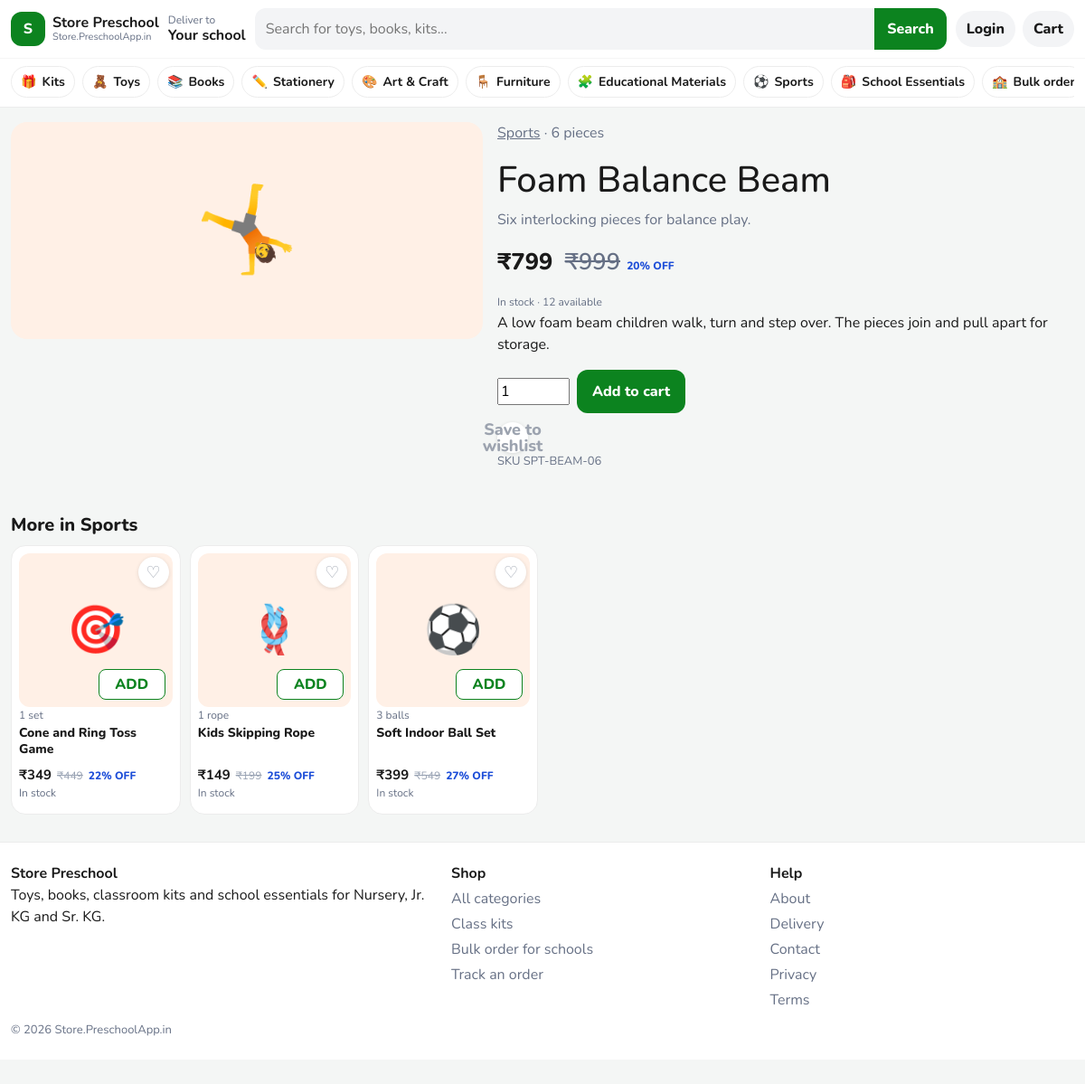
The app's page /product.php?slug=foam-balance-beam with its own data.
### tables this page shows
CREATE TABLE categories (
    id INT UNSIGNED AUTO_INCREMENT PRIMARY KEY,
    name VARCHAR(80) NOT NULL,
    slug VARCHAR(80) NOT NULL,
    emoji VARCHAR(16) NOT NULL,
    description VARCHAR(255) NOT NULL,
    sort_order INT NOT NULL DEFAULT 0,
    is_active TINYINT(1) NOT NULL DEFAULT 1,
    UNIQUE KEY uniq_slug (slug)
);

CREATE TABLE products (
    id INT UNSIGNED AUTO_INCREMENT PRIMARY KEY,
    category_id INT UNSIGNED NOT NULL,
    name VARCHAR(180) NOT NULL,
    slug VARCHAR(200) NOT NULL,
    short_desc VARCHAR(255) NOT NULL,
    description TEXT NOT NULL,
    emoji VARCHAR(16) NOT NULL DEFAULT '📦',
    image VARCHAR(255) NULL,
    unit_label VARCHAR(60) NOT NULL DEFAULT '1 pc',
    price DECIMAL(10,2) NOT NULL,
    mrp DECIMAL(10,2) NOT NULL,
    stock INT NOT NULL DEFAULT 0,
    sku VARCHAR(40) NOT NULL,
    is_bestseller TINYINT(1) NOT NULL DEFAULT 0,
    is_trending TINYINT(1) NOT NULL DEFAULT 0,
    is_new TINYINT(1) NOT NULL DEFAULT 0,
    kit_type ENUM('none', 'starter', 'nursery', 'jrkg', 'srkg') NOT NULL DEFAULT 'none',
    is_active TINYINT(1) NOT NULL DEFAULT 1,
    created_at TIMESTAMP NOT NULL DEFAULT CURRENT_TIMESTAMP,
    updated_at TIMESTAMP NULL DEFAULT NULL ON UPDATE CURRENT_TIMESTAMP,
    UNIQUE KEY uniq_slug (slug),
    UNIQUE KEY uniq_sku (sku),
    KEY idx_category (category_id),
    KEY idx_flags (is_bestseller, is_trending, is_new, kit_type),
    CONSTRAINT fk_products_category FOREIGN KEY (category_id) REFERENCES categories (id)
);

### includes/functions.php (called while the page is built, shortened)
<?php
function e(mixed $value): string
{
    return htmlspecialchars((string) $value, ENT_QUOTES | ENT_SUBSTITUTE, 'UTF-8');
}
function url(string $path = ''): string
{
    $base = rtrim(BASE_URL, '/');
    if ($path === '') {
        return $base === '' ? '/' : $base . '/';
    }
    return ($base === '' ? '' : $base) . '/' . ltrim($path, '/');
}
function money(mixed $amount): string
{
    $amount = round((float) $amount, 2);
    $hasPaise = abs($amount - floor($amount)) > 0.001;
    return '₹' . number_format($amount, $hasPaise ? 2 : 0);
}
function discount_percent(mixed $price, mixed $mrp): int
{
    $price = (float) $price;
    $mrp = (float) $mrp;
    return (int) round((($mrp - $price) / $mrp) * 100);
}
function current_user(): ?array
{
    static $loaded = false;
    static $user = null;
    if ($loaded) {
        return $user;
    }
    $loaded = true;
    if (empty($_SESSION['user_id'])) {
        return null;
    }
    $stmt = db()->prepare('SELECT * FROM users WHERE id = ? LIMIT 1');
    $stmt->execute([(int) $_SESSION['user_id']]);
    $row = $stmt->fetch();
    $user = $row;
    return $user;
}
function category_tint(int $categoryId): string
{
    $tints = [
        1 => '#fff4d6',
        2 => '#e7f0ff',
        3 => '#fde8f3',
        4 => '#f3e8ff',
        5 => '#e8f6ef',
        6 => '#e7f7f5',
        7 => '#fff0e6',
        8 => '#e5f6e8',
    ];
    return $tints[$categoryId] ?? '#f3f4f6';
}

### includes/commerce.php (called while the page is built, shortened)
<?php
function categories_all(bool $activeOnly = true): array
{
    $sql = 'SELECT c.*, COUNT(p.id) AS product_count
            FROM categories c
            LEFT JOIN products p ON p.category_id = c.id AND p.is_active = 1';
    if ($activeOnly) {
        $sql .= ' WHERE c.is_active = 1';
    }
    $sql .= ' GROUP BY c.id ORDER BY c.sort_order, c.name';
    return db()->query($sql)->fetchAll();
}
function product_by_slug(string $slug): ?array
{
    $stmt = db()->prepare('SELECT p.*, c.name AS category_name, c.slug AS category_slug
        FROM products p JOIN categories c ON c.id = p.category_id
        WHERE p.slug = ? AND p.is_active = 1 AND c.is_active = 1 LIMIT 1');
    $stmt->execute([$slug]);
    $row = $stmt->fetch();
    return $row ?: null;
}
function catalog(array $opts): array
{
    $where = ['p.is_active = 1', 'c.is_active = 1'];
    $params = [];
    if (!empty($opts['category_id'])) {
        $where[] = 'p.category_id = ?';
        $params[] = (int) $opts['category_id'];
    }
    $orders = [
        'popular' => 'p.is_bestseller DESC, p.id DESC',
        'new' => 'p.created_at DESC, p.id DESC',
        'price_asc' => 'p.price ASC, p.id DESC',
        'price_desc' => 'p.price DESC, p.id DESC',
        'name' => 'p.name ASC',
    ];
    $order = $orders[$opts['sort'] ?? 'popular'] ?? $orders['popular'];
    $whereSql = implode(' AND ', $where);
    $count = db()->prepare("SELECT COUNT(*) FROM products p JOIN categories c ON c.id = p.category_id WHERE {$whereSql}");
    $count->execute($params);
    $total = (int) $count->fetchColumn();
    if (!empty($opts['limit'])) {
        $per = min(48, max(1, (int) $opts['limit']));
        $page = 1;
        $pages = 1;
        $offset = 0;
    } else {
        $per = min(48, max(1, (int) ($opts['per_page'] ?? 12)));
        $pages = max(1, (int) ceil($total / $per));
        $page = max(1, min($pages, (int) ($opts['page'] ?? 1)));
        $offset = ($page - 1) * $per;
    }
    $sql = "SELECT p.*, c.name AS category_name, c.slug AS category_slug
            FROM products p JOIN categories c ON c.id = p.category_id
            WHERE {$whereSql} ORDER BY {$order} LIMIT {$per} OFFSET {$offset}";
    $stmt = db()->prepare($sql);
    $stmt->execute($params);
    return [
        'items' => $stmt->fetchAll(),
        'total' => $total,
        'page' => $page,
        'pages' => $pages,
    ];
}
function cart_owner(): array
{
    $userId = !empty($_SESSION['user_id']) ? (int) $_SESSION['user_id'] : null;
    return [$userId, session_id()];
}
function cart_lines(): array
{
    [$userId, $sessionId] = cart_owner();
    if ($userId) {
        $stmt = db()->prepare('SELECT ci.id AS cart_id, ci.quantity, p.id, p.name, p.slug, p.price, p.mrp, p.stock, p.emoji, p.image, p.unit_label, p.category_id, p.is_active
            FROM cart_items ci JOIN products p ON p.id = ci.product_id
            WHERE ci.user_id = ? AND p.is_active = 1 ORDER BY ci.id');
        $stmt->execute([$userId]);
    } else {
        $stmt = db()->prepare('SELECT ci.id AS cart_id, ci.quantity, p.id, p.name, p.slug, p.price, p.mrp, p.stock, p.emoji, p.image, p.unit_label, p.category_id, p.is_active
            FROM cart_items ci JOIN products p ON p.id = ci.product_id
            WHERE ci.session_id = ? AND ci.user_id IS NULL AND p.is_active = 1 ORDER BY ci.id');
        $stmt->execute([$sessionId]);
    }
    return $stmt->fetchAll();
}
function cart_summary(bool $refresh = false): array
{
    static $cache = null;
    if ($cache !== null) {
        return $cache;
    }
    $items = cart_lines();
    $subtotal = 0.0;
    $discount = 0.0;
    $coupon = null;
    $couponError = null;
    $net = round($subtotal - $discount, 2);
    $delivery = ($items && $net > 0 && $net < FREE_DELIVERY_ABOVE) ? (float) DELIVERY_FEE : 0.0;
    $total = round($net + $delivery, 2);
    $count = 0;
    $cache = [
        'items' => $items,
        'count' => $count,
        'subtotal' => $subtotal,
        'discount' => $discount,
        'coupon' => $coupon,
        'coupon_error' => $couponError,
        'delivery' => $delivery,
        'total' => $total,
    ];
    return $cache;
}
function wishlist_ids(): array
{
    static $ids = null;
    if ($ids !== null) {
        return $ids;
    }
    $ids = [];
    $user = current_user();
    if (!$user) {
        return $ids;
    }
    return $ids;
}
function in_wishlist(int $productId): bool
{
    return isset(wishlist_ids()[$productId]);
}

### config/database.php (called while the page is built, shortened)
<?php
function db(): PDO
{
    static $pdo = null;
    if ($pdo instanceof PDO) {
        return $pdo;
    }
    $dsn = sprintf(
        'mysql:host=%s;port=%d;dbname=%s;charset=%s',
        DB_HOST,
        DB_PORT,
        DB_NAME,
        DB_CHARSET
    );
    $pdo = new PDO($dsn, DB_USER, DB_PASS, [
        PDO::ATTR_ERRMODE => PDO::ERRMODE_EXCEPTION,
        PDO::ATTR_DEFAULT_FETCH_MODE => PDO::FETCH_ASSOC,
        PDO::ATTR_EMULATE_PREPARES => false,
    ]);
    return $pdo;
}

### product.php (the view, shortened to what this page needs)
<?php
$product = product_by_slug(trim((string) ($_GET['slug'] ?? '')));
$discount = discount_percent($product['price'], $product['mrp']);
$related = catalog(['category_id' => (int) $product['category_id'], 'limit' => 6]);
$relatedItems = array_values(array_filter($related['items'], static fn (array $item): bool => (int) $item['id'] !== (int) $product['id']));
$maxQty = min(50, (int) $product['stock']);
require __DIR__ . '/includes/header.php';
?>
<div class="wrap product-page">
    <div class="product-hero" style="background:<?= e(category_tint((int) $product['category_id'])) ?>">
        <?php if (!empty($product['image'])): ?>
            <img src="<?= e(url('uploads/products/' . basename((string) $product['image']))) ?>" alt="<?= e($product['name']) ?>">
        <?php else: ?>
            <span><?= e($product['emoji']) ?></span>
        <?php endif; ?>
    </div>
    <div>
        <p class="muted"><a href="<?= e(url('category.php?slug=' . rawurlencode($product['category_slug']))) ?>"><?= e($product['category_name']) ?></a> · <?= e($product['unit_label']) ?></p>
        <h1><?= e($product['name']) ?></h1>
        <p class="lede"><?= e($product['short_desc']) ?></p>
        <p class="price" style="font-size:1.6rem"><?= money($product['price']) ?>
            <?php if ($discount): ?><span class="was"><?= money($product['mrp']) ?></span> <span class="off"><?= $discount ?>% OFF</span><?php endif; ?>
        </p>
        <p class="stock<?= (int) $product['stock'] <= 0 ? ' out' : '' ?>">
            <?= (int) $product['stock'] <= 0 ? 'Out of stock' : ((int) $product['stock'] <= 5 ? 'Only ' . (int) $product['stock'] . ' left' : 'In stock · ' . (int) $product['stock'] . ' available') ?>
        </p>
        <p><?= nl2br(e($product['description'])) ?></p>
        <?php if ($maxQty > 0): ?>
            <form method="post" action="<?= e(url('cart.php')) ?>" class="qty-row js-cart-form">
                <input id="qty" type="number" name="qty" min="1" max="<?= $maxQty ?>" value="1">
                <button class="btn btn-green" type="submit">Add to cart</button>
            </form>
        <?php else: ?>
            <button class="btn btn-ghost" type="button" disabled>Out of stock</button>
        <?php endif; ?>
        <form method="post" action="<?= e(url('wishlist.php')) ?>" class="js-wish-form" style="margin-top:10px">
            <button class="btn btn-ghost wish<?= in_wishlist((int) $product['id']) ? ' on' : '' ?>" type="submit">Save to wishlist</button>
        </form>
        <p class="small muted">SKU <?= e($product['sku']) ?></p>
    </div>
</div>
<?php if ($relatedItems): ?>
    <div class="wrap section">
        <div class="section-head"><h2>More in <?= e($product['category_name']) ?></h2></div>
        <?php render_product_grid(array_slice($relatedItems, 0, 6)); ?>
    </div>
<?php endif; ?>
<?php require __DIR__ . '/includes/footer.php'; ?>

### includes/header.php (shortened to what this page needs)
<?php
$pageTitle = $pageTitle ?? APP_NAME;
$simpleHeader = $simpleHeader ?? false;
$hideDock = $hideDock ?? false;
$user = current_user();
$categories = categories_all();
$cartSummary = cart_summary();
$cartCount = (int) $cartSummary['count'];
$searchValue = trim((string) ($_GET['q'] ?? ''));
?>
<!doctype html>
<html lang="en">
<head>
    <link href="https://cdn.jsdelivr.net/npm/bootstrap@5.3.3/dist/css/bootstrap.min.css" rel="stylesheet">
    <link href="<?= e(url('assets/css/style.css')) ?>" rel="stylesheet">
</head>
<body class="<?= $cartCount > 0 && !$hideDock ? 'has-dock' : '' ?>">
<header class="site-header">
    <div class="wrap header-top">
        <a class="logo" href="<?= e(url()) ?>">
            <span class="logo-mark">S</span>
            <span class="logo-text">
                <strong>Store Preschool</strong>
                <small><?= e(APP_DOMAIN) ?></small>
            </span>
        </a>
        <?php if (!$simpleHeader): ?>
            <div class="loc">
                <span>Deliver to</span>
                <strong><?= e($user['school_name'] ?? 'Your school') ?></strong>
            </div>
            <form class="search" action="<?= e(url('search.php')) ?>" method="get" role="search">
                <input id="q" name="q" value="<?= e($searchValue) ?>" placeholder="Search for toys, books, kits..." autocomplete="off">
                <button type="submit">Search</button>
            </form>
        <?php else: ?>
            <div class="simple-title"><?= e($pageTitle) ?></div>
        <?php endif; ?>
        <div class="header-actions">
            <?php if ($user): ?>
                <a class="header-link" href="<?= e(url($user['role'] === 'admin' ? 'admin/index.php' : 'account.php')) ?>">
                    <?= e($user['role'] === 'admin' ? 'Admin' : strtok($user['name'], ' ')) ?>
                </a>
            <?php else: ?>
                <a class="header-link" href="<?= e(url('login.php')) ?>">Login</a>
            <?php endif; ?>
            <a class="header-cart" href="<?= e(url('cart.php')) ?>">
                Cart
            </a>
        </div>
    </div>
    <?php if (!$simpleHeader): ?>
        <nav class="cat-nav" aria-label="Categories">
            <div class="wrap cat-scroll">
                <a href="<?= e(url('kits.php')) ?>"><span>🎁</span>Kits</a>
                <?php foreach ($categories as $category): ?>
                    <a href="<?= e(url('category.php?slug=' . rawurlencode((string) $category['slug']))) ?>">
                        <span><?= e($category['emoji']) ?></span><?= e($category['name']) ?>
                    </a>
                <?php endforeach; ?>
                <a href="<?= e(url('bulk-order.php')) ?>"><span>🏫</span>Bulk order</a>
            </div>
        </nav>
    <?php endif; ?>
</header>
<main id="main">

### includes/ui.php (shortened to what this page needs)
<?php
function render_product_card(array $product, int $inCart = 0): void
{
    $id = (int) $product['id'];
    $discount = discount_percent($product['price'], $product['mrp']);
    $stock = (int) $product['stock'];
    $soldOut = $stock <= 0;
    $href = url('product.php?slug=' . rawurlencode((string) $product['slug']));
    ?>
    <article class="pcard" data-product-id="<?= $id ?>" data-stock="<?= $stock ?>">
        <form method="post" action="<?= e(url('wishlist.php')) ?>" class="wish-form js-wish-form">
            <button class="wish<?= in_wishlist($id) ? ' on' : '' ?>" type="submit" aria-label="Save <?= e($product['name']) ?> to wishlist">♡</button>
        </form>
        <div class="pcard-media" style="background:<?= e(category_tint((int) $product['category_id'])) ?>">
            <a class="media-link" href="<?= e($href) ?>" aria-label="<?= e($product['name']) ?>">
                <?php if (!empty($product['image'])): ?>
                    <img src="<?= e(url('uploads/products/' . basename((string) $product['image']))) ?>" alt="<?= e($product['name']) ?>">
                <?php else: ?>
                    <span class="emoji" aria-hidden="true"><?= e($product['emoji']) ?></span>
                <?php endif; ?>
            </a>
            <div class="pcard-action">
                <?php if ($soldOut): ?>
                    <button class="btn-add" type="button" disabled>Sold out</button>
                <?php else: ?>
                    <form method="post" action="<?= e(url('cart.php')) ?>" class="js-cart-form">
                        <button class="btn-add" type="submit">ADD</button>
                    </form>
                <?php endif; ?>
            </div>
        </div>
        <div class="pcard-body">
            <p class="unit"><?= e($product['unit_label']) ?></p>
            <h3><a href="<?= e($href) ?>"><?= e($product['name']) ?></a></h3>
            <div class="price-row">
                <strong><?= money($product['price']) ?></strong>
                <?php if ($discount > 0): ?>
                    <s><?= money($product['mrp']) ?></s>
                    <span class="off"><?= $discount ?>% OFF</span>
                <?php endif; ?>
            </div>
            <p class="stock<?= $soldOut ? ' out' : '' ?>">
                <?php if ($soldOut): ?>
                    Out of stock
                <?php elseif ($stock <= 5): ?>
                    Only <?= $stock ?> left
                <?php else: ?>
                    In stock
                <?php endif; ?>
            </p>
        </div>
    </article>
    <?php
}
function render_product_grid(array $products): void
{
    $map = cart_qty_map();
    echo '<div class="product-grid">';
    foreach ($products as $product) {
        render_product_card($product, $map[(int) $product['id']] ?? 0);
    }
    echo '</div>';
}
    ?>

### records on screen
categories: emoji "🧸", name "Toys"
categories: emoji "📚", name "Books"
categories: emoji "✏️", name "Stationery"
categories: emoji "🎨", name "Art & Craft"
categories: emoji "🪑", name "Furniture"
categories: emoji "🧩", name "Educational Materials"
categories: emoji "⚽", name "Sports"
categories: emoji "🎒", name "School Essentials"
products: emoji "🤸", unit_label "6 pieces", name "Foam Balance Beam", short_desc "Six interlocking pieces for balance play.", price "₹799", mrp "₹999", stock "12", description "A low foam beam children walk, turn and step over. The pieces join and pull apart for storage.", sku "SPT-BEAM-06"
products: emoji "🎯", unit_label "1 set", name "Cone and Ring Toss Game", price "₹349", mrp "₹449", discount "22", stock "In stock"
products: emoji "🪢", unit_label "1 rope", name "Kids Skipping Rope", price "₹149", mrp "₹199", discount "25", stock "In stock"
products: emoji "⚽", unit_label "3 balls", name "Soft Indoor Ball Set", price "₹399", mrp "₹549", discount "27", stock "In stock"

### other values on screen
APP_DOMAIN "Store.PreschoolApp.in"
$user['school_name'] "Your school"
$discount "20"
